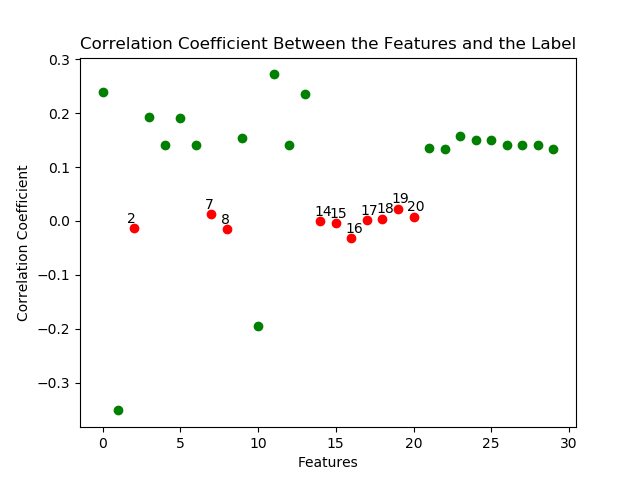
#> input picture images/corrcoefs.png, 640 x 480 px, found by its file name; its folder holds only this picture in this run
$ python data_processor.py
#> lines starting #> are read from the running program, lines starting #| are printed output that depends on the picture
### src/data_loader.py
import os
import numpy as np
import matplotlib.image as mpimg

"""
Functions related to data loading from the disk.
"""

ROOT_DIR = "data/training/"
IMAGE_DIR = ROOT_DIR + "images/"
TEST_IMAGE_DIR = "data/test_set_images/images/"

GROUNDTRUTH_DIR = ROOT_DIR + "groundtruth/"

def load_image(file_):
    """
    Loads a file as a MathPlotLib image object.

    (Function greatly inspired from the given file "segment_aerial_images.ipynb" given by the professor.)

    :param file_: the file path
    :returns: mpimg - the image as a MathPlotLib image object
    """

    return mpimg.imread(file_)

def load_images(max_to_load=None):
    """
    Loads all images and their groundtruth version from the default folder.

    (Function greatly inspired from the given file "segment_aerial_images.ipynb" given by the professor.)

    :param max_to_load: the maximum number of images to load
    :returns: images - the images
              images_groundtruth - the groundtruth versions of images
    """

    files = os.listdir(IMAGE_DIR)

    if max_to_load == None:
        max_to_load = len(files)

    print("Loading " + str(max_to_load) + " images...")
    images = [load_image(IMAGE_DIR + files[i]) for i in range(max_to_load)]
#> in load_image, returned value is the input picture: shape (480, 640, 4) float32; mean R, G, B, A 0.978, 0.978, 0.975, 1
#> images = 1 item
    print("Loading " + str(max_to_load) + " groundtruth images...")
    images_groundtruth = [load_image(GROUNDTRUTH_DIR + files[i]) for i in range(max_to_load)]
#> images_groundtruth = 1 item

    return images, images_groundtruth

# [19 lines left out: function load_test_images, not called in this run]

### src/data_processor.py
import numpy as np
import matplotlib.pyplot as plt
import matplotlib.image as mpimg
import data_loader
from mask_to_submission import masks_to_submission
from learn import model_linear_logistic_regression
from PIL import Image
from skimage import color
from sklearn import linear_model
from sklearn.model_selection import cross_val_score
from sklearn.preprocessing import PolynomialFeatures
from matplotlib import cm
from sklearn.metrics import f1_score
from sklearn.model_selection import KFold

TEST_IMAGE_DIR = "data/test_set_images/images/"
"""
Functions related to data processing.
"""

# [68 lines left out: functions standardize, show_image, image_float_to_uint8, concatenate_images, not called in this run]

def crop_image(image, width, height):
    """
    Crops the image and returns all the generated patches of the given dimensions.

    (Function greatly inspired from the given file "segment_aerial_images.ipynb" given by the professor.)

    :param image: the original image
    :param width: the wanted width
    :param height: the wanted height
    :returns: patches - all the patches of the given dimensions
    """

    patches = []
    for i in range(0, image.shape[1], height):
        for j in range(0, image.shape[0], width):
            if len(image.shape) < 3:
                patches.append(image[j:j+width, i:i+height])
            else:
                patches.append(image[j:j+width, i:i+height,:])

    return patches

def generate_patches(images, images_groundtruth, patch_size=16):
    """
    Generates patches of size patch_size given as parameter.

    (Function greatly inspired from the given file "segment_aerial_images.ipynb" given by the professor.)

    :param images: the images to get the patches from
    :param images_groundtruth: the groundtruth images to get the patches from
    :param patch_size: the size of a patch, defaults to 16
    :returns: patches_images - generated patches from images
              patches_groundtruth - generated patches from images_groundtruth
    """

    patches_images = [crop_image(image, patch_size, patch_size) for image in images]
    patches_groundtruth = [crop_image(image_groundtruth, patch_size, patch_size) for image_groundtruth in images_groundtruth]

    patches_images = np.asarray([patch for patches in patches_images for patch in patches])
    patches_groundtruth =  np.asarray([patch for patches in patches_groundtruth for patch in patches])

    return patches_images, patches_groundtruth

def extract_features_mean_var_6d(image):
    """
    Extracts 6-dimensional features for the mean and variance of an image/patch.

    (Function greatly inspired from the given file "segment_aerial_images.ipynb" given by the professor.)

    :param image: the images to get the features from
    :returns: features - generated features from image/patch
    """

    return np.append(np.mean(image, axis=(0,1)), np.var(image, axis=(0,1)))

# [24 lines left out: functions extract_features_mean_var_12d, extract_features_mean_var_2d, not called in this run]

def value_to_class(values, foreground_threshold=0.25):
    """
    Converts values to a class.

    (Function greatly inspired from the given file "segment_aerial_images.ipynb" given by the professor.)

    :param values: the values to compute the class from
    :param foreground_threshold: percentage of pixels > 1 required to assign a foreground label to a patch
    :returns: class - 0 or 1 as a class label
    """

    return 1 if np.sum(values) > foreground_threshold else 0

def build_model(patches_images, patches_groundtruth):
    """
    Builds a model from the given patches.

    (Function greatly inspired from the given file "segment_aerial_images.ipynb" given by the professor.)

    :param patches_images: the patches from orginial images
    :param patches_groundtruth: the patches from groundtruth images
    :returns: Y - the labels vector
              X - the features matrix
    """

    X = np.asarray([extract_features_mean_var_6d(patch) for patch in patches_images])
    Y = np.asarray([value_to_class(np.mean(patch)) for patch in patches_groundtruth])
    print("Computed " + str(X.shape[0]) + " features.")
    print("Feature dimension = " + str(X.shape[1]))
    print("Number of classes = " + str(np.max(Y)))

    Y0 = [i for i, j in enumerate(Y) if j == 0]
    Y1 = [i for i, j in enumerate(Y) if j == 1]
    print("Class 0: " + str(len(Y0)) + " samples")
    print("Class 1: " + str(len(Y1)) + " samples")
    """
    show_image(patches_groundtruth[Y1[3]])
    plt.scatter(X[:, 0], X[:, 1], c=Y, edgecolors="k", cmap=plt.cm.Paired)
    plt.show()
    """
    return Y, X

# [79 lines left out: functions labels_to_image, image_overlay, extract_image_features, create_test_submission, not called in this run]

if __name__ == "__main__":
    patch_size = 16
    images, images_groundtruth = data_loader.load_images()
#> images = 1 item; images_groundtruth = 1 item
    #images_test = data_loader.load_test_images()
    patches_images, patches_groundtruth = generate_patches(images, images_groundtruth, patch_size=patch_size)
#> after the loop in crop_image, `for i in range(0, image.shape[1], height):`: patches = 1200 items
#> in generate_patches, `patches_images = [crop_image(image, patch_size, patch_size) for image ..`: patches_images = 1 item

    #image_index = 2
    #Xi = extract_image_features(images[image_index])

    Y, X = build_model(patches_images, patches_groundtruth)
#> in build_model, `Y = np.asarray([value_to_class(np.mean(patch)) for patch in patches_gr..`: Y = 1200 values from 1 to 1
#| Computed 1200 features.
#| Feature dimension = 8
#| Number of classes = 1
#> in build_model, `Y0 = [i for i, j in enumerate(Y) if j == 0]`: Y0 = []
#> in build_model, `Y1 = [i for i, j in enumerate(Y) if j == 1]`: Y1 = 1200 values from 0 to 1199
#| Class 0: 0 samples
#| Class 1: 1200 samples
#> Y = 1200 values from 1 to 1
    logistic_regression = linear_model.LogisticRegression(C=1e10, class_weight="balanced")
    #logistic_regression = model_linear_logistic_regression(Y, X)
    poly = PolynomialFeatures(4)
    X = poly.fit_transform(X)
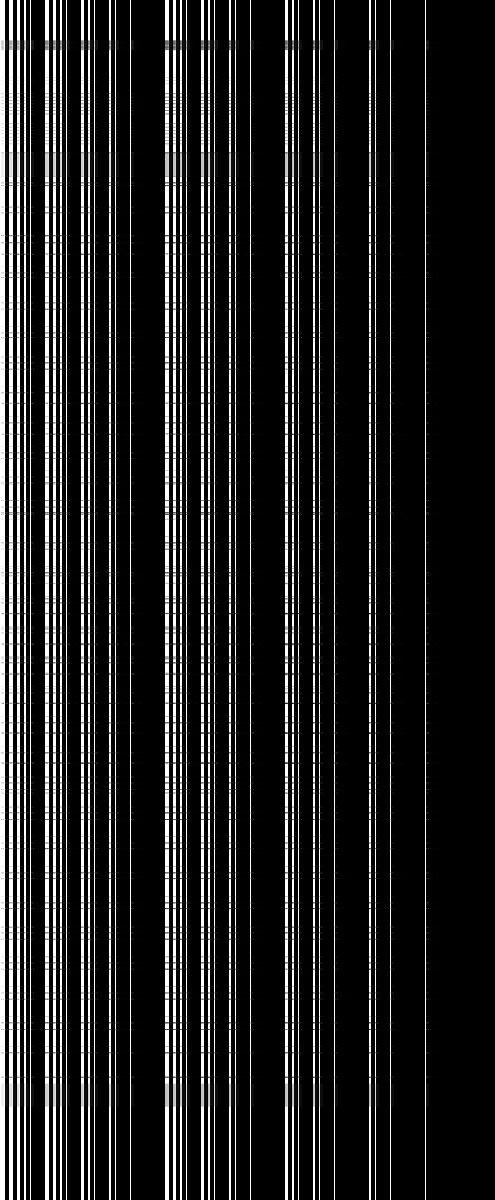
#> X: shape (1200, 495) float32; min 0, max 1, mean 0.137

    """
    kf = KFold(n_splits=4)
    kf.get_n_splits(X)
    for train_index, test_index in kf.split(X):
        logistic_regression = linear_model.LogisticRegression(C=1e10, class_weight="balanced")
        X_train, X_test = X[train_index], X[test_index]
        y_train, y_test = Y[train_index], Y[test_index]
        poly = PolynomialFeatures(4)
        X_train = poly.fit_transform(X_train)
        X_test = poly.fit_transform(X_test)
        logistic_regression.fit(X_train, y_train)
        print(f1_score(y_test, logistic_regression.predict(X_test), average='macro'))
    """
    #scores = cross_val_score(logistic_regression, X, Y, cv=5)
    #print(scores)
#> (the run stopped early here; a loop or call above may not have finished)
